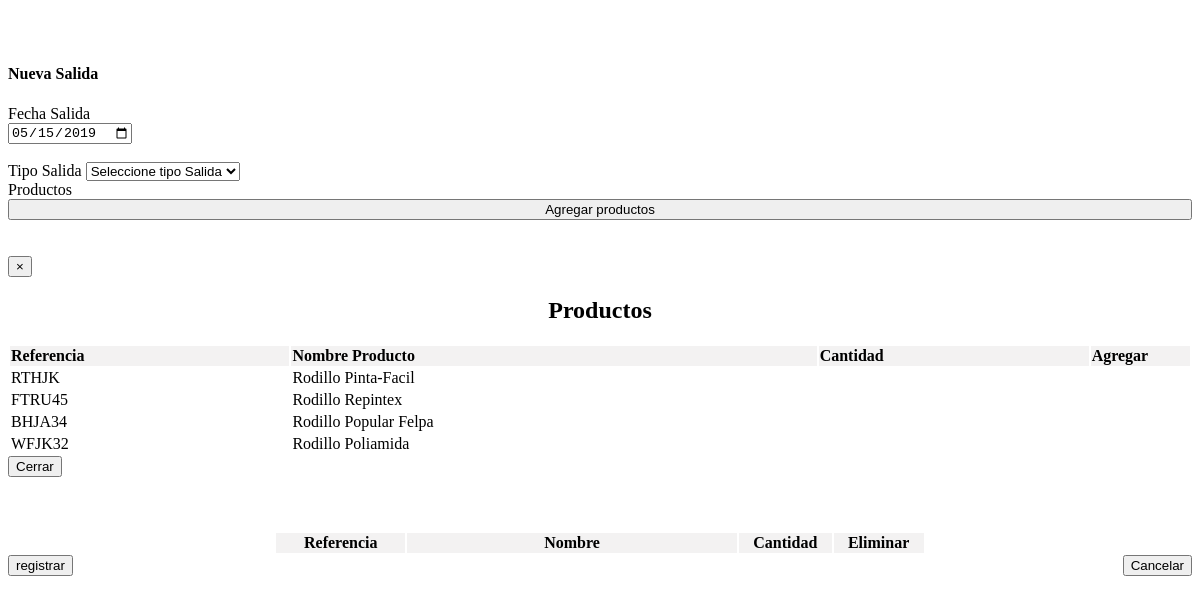
/View/contents/addExit-view.php, run on the app's committed database.
### tables this page shows
CREATE TABLE `tbl_producto` (
  `id_producto` int(11) NOT NULL,
  `referencia` varchar(20) NOT NULL,
  `nombre_producto` varchar(45) NOT NULL,
  `precio_unitario` int(11) NOT NULL,
  `Categoria_Producto_id_Categoria` int(11) NOT NULL,
  `Persona_id_persona` int(11) NOT NULL,
  `cantidad` int(11) NOT NULL,
  `estado` tinyint(1) NOT NULL
);

### Controller/productController.php (called while the page is built, shortened)
<?php
if (isset($_REQUEST['estado']) && isset($_REQUEST['id'])) {
	$estado = (1 == $_REQUEST['estado']) ? 0 : 1;
	$idProducto = $_REQUEST['id'];
	var_dump($estado . $idProducto);
	try {
		    $con = new PDO("mysql:host=localhost;dbname=s.i.r;charset=utf8", "root", "");
		    $con->setAttribute(PDO::ATTR_ERRMODE, PDO::ERRMODE_EXCEPTION);
				$con->prepare("UPDATE `tbl_producto` SET `estado`=? WHERE id_producto=?")->execute(array(
					$estado,
					$idProducto
				));
		    }catch(PDOException $e){
		    echo "Connection failed: " . $e->getMessage();
    }
}else {
	if ($peticionAjax==true) {
		require_once "../Model/productModel.php";
		require_once '../Model/categoryModel.php';
	} else {
		require_once "./Model/productModel.php";
}
class productoController extends productoModel
{
	public function listar()
	{
		$productoModel = new productoModel();
		return $productoModel->listar();
	}
}
}

### core/mainModel.php (called while the page is built, shortened)
<?php
    class mainModel{
        protected function conectar(){
                $enlace =  new PDO("mysql:host=localhost;dbname=s.i.r;charset=utf8", "root","");
                return $enlace;
        }
    }

### Model/productModel.php (called while the page is built, shortened)
<?php
if ($peticionAjax==true) {
		require_once "../core/mainModel.php";
include_once "tipoDocumento_Persona_model.php";
} else {
		require_once "./core/mainModel.php";
}
class productoModel extends mainModel
{
    public function __GET($atr)
	{
			return $this->$atr;
	}
		public function listar()
	{
		$datosProductos=array();
		$consulta="SELECT * FROM `tbl_producto` ORDER BY `tbl_producto`.`id_producto` ASC";
		try {
			$resultado=mainModel::conectar()->prepare($consulta);
			$resultado->execute();
			foreach ($resultado->fetchAll(PDO::FETCH_OBJ) as $datos) {
				$producto = new productoModel();
				$producto->__SET('id_producto',$datos->id_producto);
				$producto->__SET('nombre_producto',$datos->nombre_producto);
				$producto->__SET('referencia',$datos->referencia);
				$producto->__SET('precio_unitario',$datos->precio_unitario);
				$producto->__SET('Categoria_Producto_id_Categoria',$datos->Categoria_Producto_id_Categoria);
				$producto->__SET('Persona_id_persona',$datos->Persona_id_persona);
				$producto->__SET('cantidad',$datos->cantidad);
				$producto->__SET('estado',$datos->estado);
				$datosProductos[]=$producto;
			}
			return $datosProductos;
		} catch (Exception $e) {
			die($e->getMessage());
		}
	}
}
?>

### View/contents/addExit-view.php (the view, shortened to what this page needs)
<?php
	require_once 'Controller/productController.php';
    $produtos = new  productoController();
?>
		<link rel="stylesheet" href="public/themes/alertify.core.css" />
		<link rel="stylesheet" href="public/themes/alertify.default.css" />
	<div class="container-fluid">
    <div class="col-md-16">
      <div class="panel panel-default">
          <div class="panel-heading clearfix">&nbsp&nbsp
             <label ><h4><b>Nueva Salida</b></h4></label>
          </div>
      <div class="panel-body">
	<form  id="validate_form" method="POST">
		<div class="form-row">
			<div class="col-md-4">
				<label>Fecha Salida</label><br>
				<input type="date" name="fecha_salida" value="<?php echo date("Y-m-d");?>"required class="form-control"><br><br>
			</div>
				<div class="col-md-4">
				<label>Tipo Salida</label>
				<select name="tipo_salida_tipo_salida" class="custom-select form-control" required>
	 				<option value="true" selected disabled>Seleccione tipo Salida</option>
				</select>
			</div>
		<div class="col-md-4">
         	<label>Productos</label><br>
				<button style="width: 100%;" type="button" id="cargarP" class="btn btn-info" data-toggle="modal" data-target="#exampleModalScrollable">
						 <span class="glyphicon glyphicon-plus"></span> Agregar productos
						</button>
			</div>
			</div>
			<br><br>
				<div class="modal fade bs-example-modal-lg" id="exampleModalScrollable" tabindex="-1" role="dialog" aria-labelledby="exampleModalScrollableTitle">
				<div class="modal-dialog modal-lg" role="document">
					<div class="modal-content">
					<div class="modal-header">
						<button type="button" class="close" data-dismiss="modal" aria-label="Close">
						<span aria-hidden="true">&times;</span>
						</button>
						<center>
						<h2 class="modal-title" id="exampleModalScrollableTitle">Productos</h2>
					</center>
					</div>
					<div class="modal-body">
            <div class="container-fluid">
              <div class="table-responsive">
					<table id="grid" class="table table-striped table-bordered nowrap" style="width:100%">
            <thead style="background-color: #F3F2F2;color: black; font-weight: bold;">
                <tr>
                    <td width="5%">Referencia</td>
                    <td width="10%">Nombre Producto</td>
                    <td width="5%">Cantidad</td>
                    <td width="1%">Agregar</td>
                </tr>
            </thead>
        <tbody id="product">
			<?php foreach ($produtos->listar() as $r):?>
    		<tr>
				<td> <?php echo $r->__GET('referencia');?> </td>
                <td> <?php echo $r->__GET('nombre_producto');?> </td>
                <td> </td>
                <td> </td>
            </tr>
			<?php endforeach; ?>
        </tbody>
    </table>
  </div>
					</div>
					<div class="modal-footer">
						<button type="button" class="btn btn-secondary" data-dismiss="modal">Cerrar</button>
					</div>
					</div>
				</div>
				</div>
      </div>
		        <br><br><br>
                  <center>
				<table class="table table-striped table-bordered nowrap" style="width:55%">
            <thead style="background-color: #F3F2F2;color: black; font-weight: bold;">
						<tr>
						<th width="2%">Referencia</th>
						<th width="10%">Nombre</th>
						<th width="1%">Cantidad</th>
						<th width="1%">Eliminar</th>
						</tr>
					</thead>
					</table>
				</center>
		<div class="col-md-12 mb-3">
	    <input type="submit" value="registrar" name="registrar" class="btn btn-info">
      	<a href="<?php echo SERVERURL; ?>listEntry"><input type="button" value="Cancelar" class="btn btn-danger" style="float: right;"></a>
		</div>
	</form>
</div>
</div>
</div>
</div>

### data on the page
tbl_producto: __GET "RTHJK", __GET "Rodillo Pinta-Facil"
tbl_producto: __GET "FTRU45", __GET "Rodillo Repintex"
tbl_producto: __GET "BHJA34", __GET "Rodillo Popular Felpa"
tbl_producto: __GET "WFJK32", __GET "Rodillo Poliamida"
